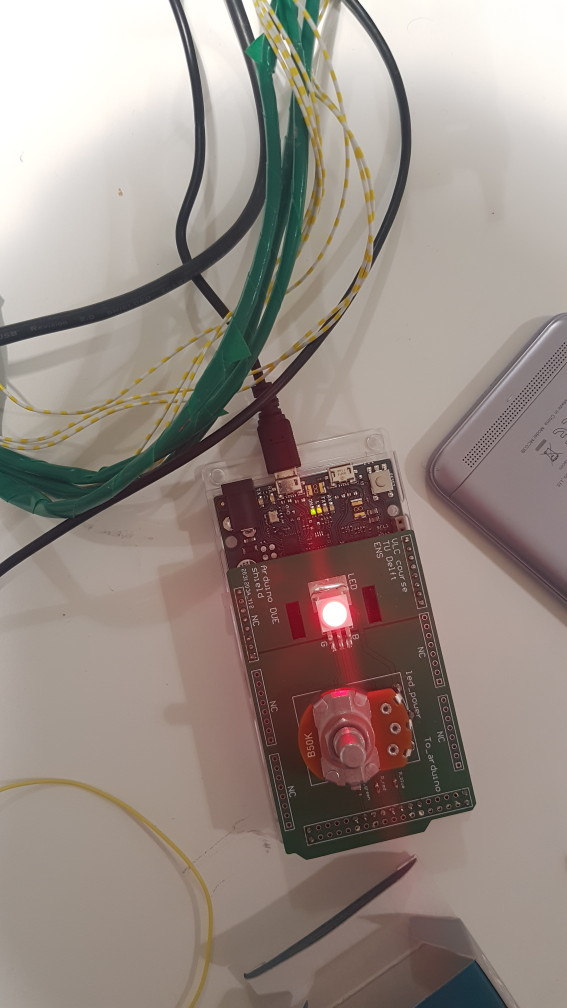
#> input picture resources/20220405_180847.jpg, 2268 x 4032 px, given in place of image_100.jpg, which was not available (shown at 1/4 size)
$ python time_series.py
#> lines starting #> are read from the running program, lines starting #| are printed output that depends on the picture; after the words box and inside, x2 and y2 are one past the last pixel; in counts of white or black regions, pixels touching at a corner belong together; pictures that were not available may be replaced by others from this repository, and a replacement may not be noted
from imutils import contours
from skimage import measure
import numpy as np
import argparse
import imutils
import cv2
import matplotlib.pyplot as plt

values = []

for i in range(100, 250):
    image_address = "./resources/image_" + str(i) + ".jpg"

    ## read the image
    image = cv2.imread(image_address)
#> image is the input picture: shape (4032, 2268, 3); mean B, G, R 132.4, 139.6, 152.3

    ## convert BGR to RGB, we won't use this in any of the processes, just to test image loading
    rgb_image = cv2.cvtColor(image , cv2.COLOR_BGR2RGB)

    ## convert BGR to greyscale
    gray = cv2.cvtColor(image, cv2.COLOR_BGR2GRAY)
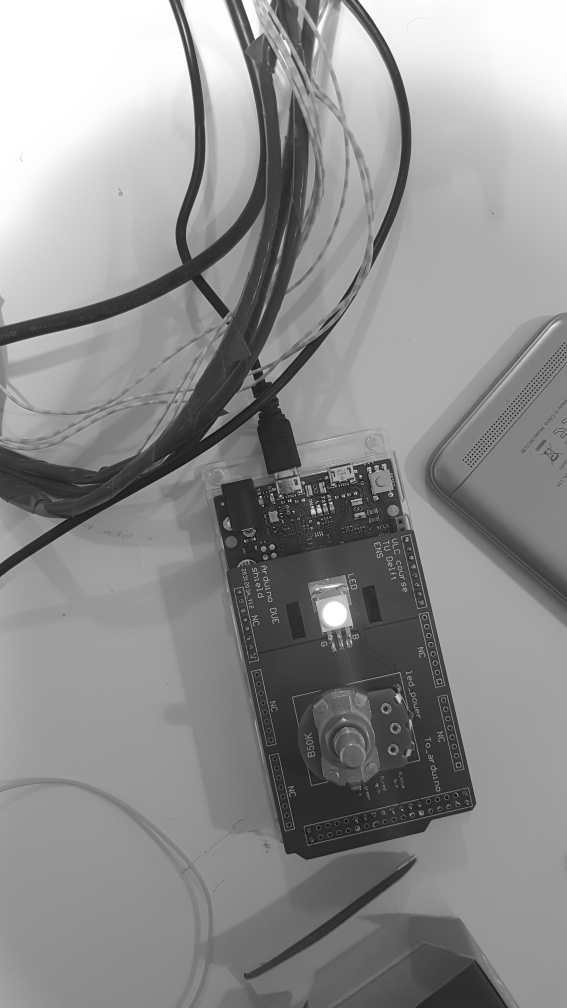
#> gray: shape (4032, 2268) (shown at 1/4 size); min 0, max 255, mean 142.6

    ## blur the image with a gussian filter to remove any noise, and also to soften the image
    blurred = cv2.GaussianBlur(gray, (11, 11), 0)

    # ## plot images in a nice array. We have to define the colormap for imshow to get a black and white image, as the default
    # ## color map shows colors between yellow (pixel = 255) and black (pixel = 0)
    # fig , ax = plot_imshow_in_array([rgb_image , gray , blurred] , \
    #                                 max_image_in_row = 4 , \
    #                                 plots_kwargs_list = [{} , {'cmap':'gray', 'vmin':0, 'vmax':255} , {'cmap':'gray', 'vmin':0, 'vmax':255}] )

    # ## use this command to place enough spacing between the borders of images and the numbers
    # fig.tight_layout()

    thresh = cv2.threshold(blurred, 200 , 255 , cv2.THRESH_BINARY)[1]
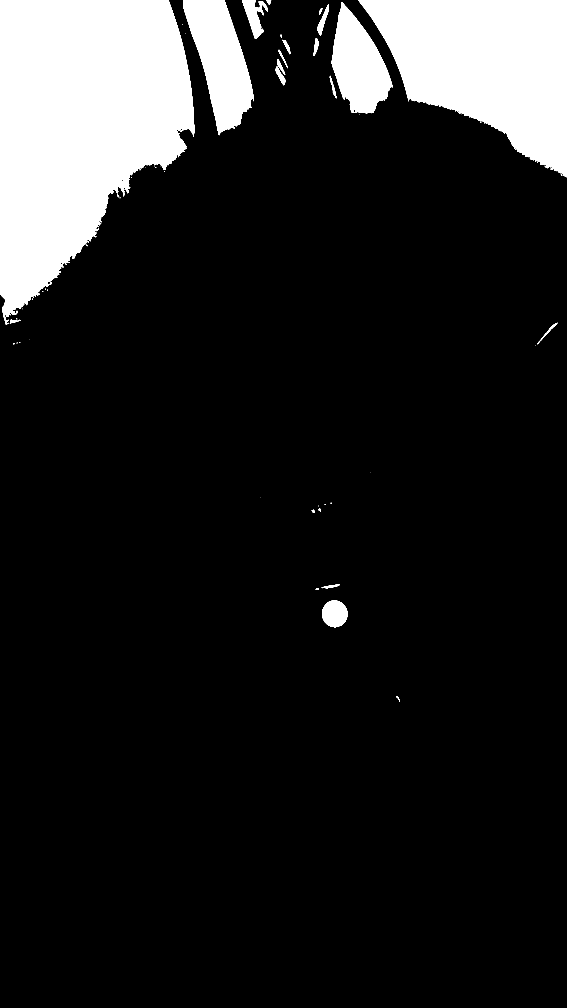
#> thresh: shape (4032, 2268) (shown at 1/4 size); 13.3% white; 69 white regions (41 under 20 px), largest, box (x1, y1, x2, y2) and area: (0, 0, 777, 1297) 682911, (1433, 0, 2268, 709) 365563, (732, 0, 1016, 541) 83549

    thresh = cv2.erode(thresh, None, iterations=2)
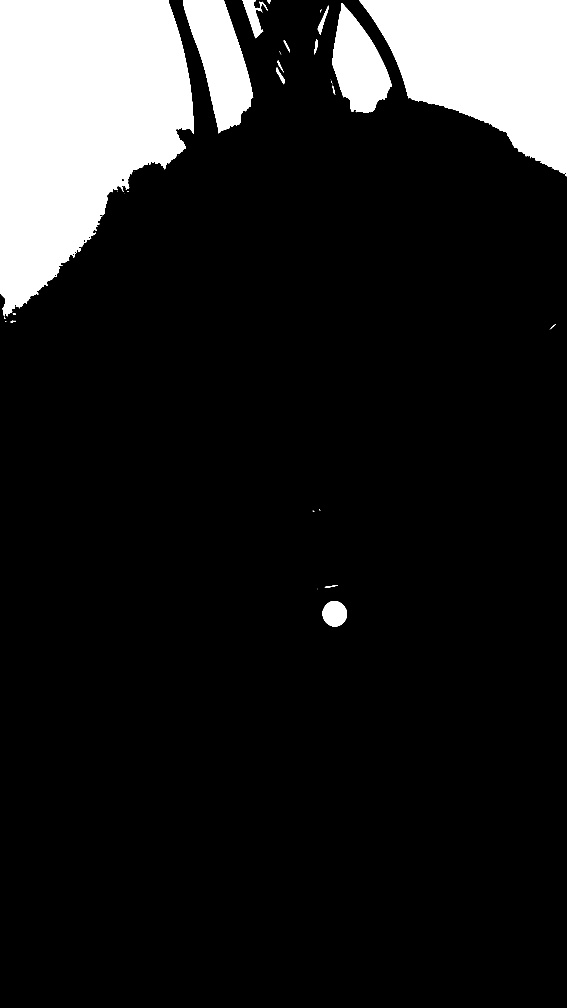
#> thresh: shape (4032, 2268) (shown at 1/4 size); 13.1% white; 43 white regions (26 under 20 px), largest, box (x1, y1, x2, y2) and area: (0, 0, 775, 1265) 675105, (1436, 0, 2268, 706) 361876, (734, 0, 1013, 534) 80459
    thresh = cv2.dilate(thresh, None, iterations=4)
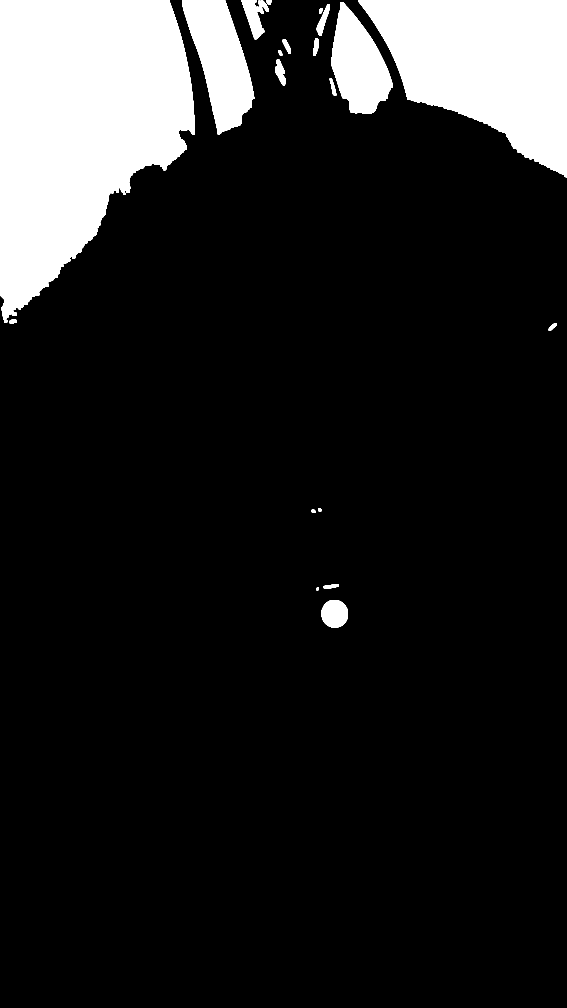
#> thresh: shape (4032, 2268) (shown at 1/4 size); 13.5% white; 20 white regions, largest, box (x1, y1, x2, y2) and area: (0, 0, 779, 1291) 688070, (1432, 0, 2268, 710) 368464, (730, 0, 1017, 538) 86446

    MIN_ALLOWED_PIXEL_IN_REGION = 5000
    MAX_GREY_VALUE = 255

    ## find out regions and label them
    labels = measure.label(thresh, connectivity=2, background=0)
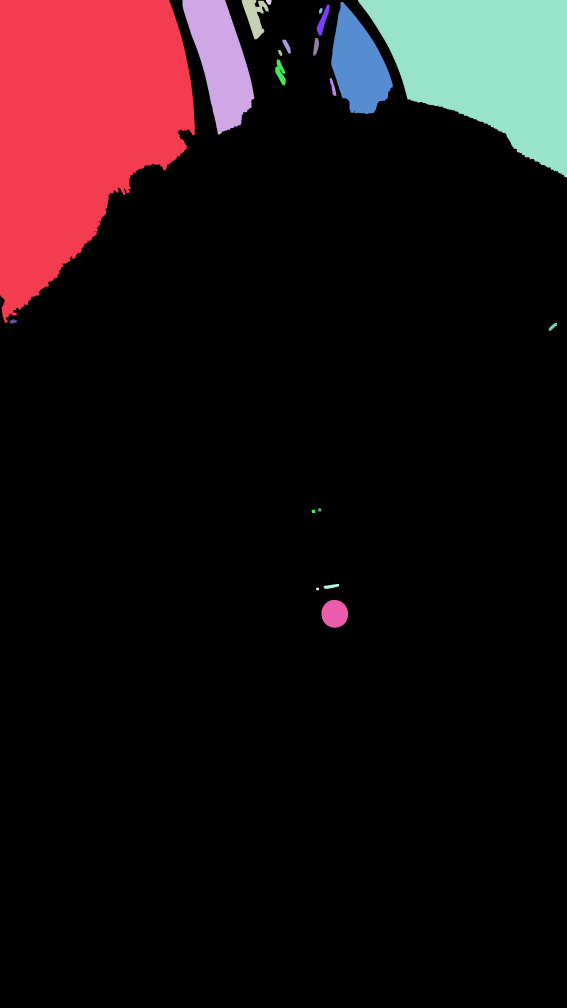
#> labels: shape (4032, 2268) int64 (shown at 1/4 size); 21 distinct labels, from 0 to 20; one colour per label, 0 black


    ## The list holding all contiguous masks that will be found
    individual_masks = []

    ## loop over the unique components
    for label in np.unique(labels):
        # if this is the background (dark) label, ignore it
        if label == 0:
            continue

        # otherwise, construct the label mask and count the number of pixels
        labelMask = np.zeros(thresh.shape, dtype="uint8")
        labelMask[labels == label] = MAX_GREY_VALUE
        numPixels = cv2.countNonZero(labelMask)


        # this condition filters "very" small regions
        if numPixels > MIN_ALLOWED_PIXEL_IN_REGION:
            #plt.figure()
            individual_masks.append(labelMask)
#> this loop made 21 passes
#> numPixels on passes 2 to 13: 688070, 86446, 8489, 327, 368464, 66447, 2531, 235, 1076, 888, 259, 2380
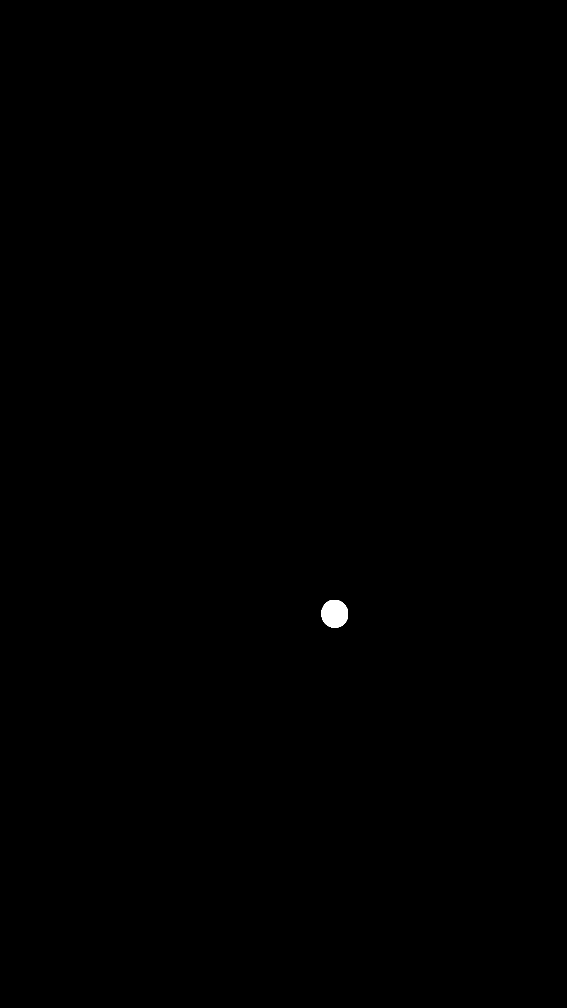
#> labelMask: shape (4032, 2268) (shown at 1/4 size); 0.1% white; 1 white region, box (x1, y1, x2, y2) and area: (1286, 2400, 1392, 2511) 9386
#> after the loop, individual_masks = 6 items

    ## make a copy of the individual_mask to avoid them from being overwritten
    individual_masks_cp = [mask.copy() for mask in individual_masks]
#> individual_masks_cp = 6 items

    value = 0

    for idx , current_mask in enumerate(individual_masks_cp):
        cnts = cv2.findContours(current_mask.copy(), cv2.RETR_EXTERNAL,cv2.CHAIN_APPROX_SIMPLE)
        cnts = imutils.grab_contours(cnts)
    #     cnts = contours.sort_contours(cnts)[0]

        ## create a mask to hold the values of the enclosing circle, we also fill inside the cirlce.
        filled_circle = np.zeros(current_mask.shape)

        ## find the coordinates of the center and the radius of the circle
        ((cX, cY), radius) = cv2.minEnclosingCircle(cnts[0])

        ## fill the mask values surrounded by the circle
        cv2.circle(filled_circle, (int(cX), int(cY)), int(radius),(255, 255, 255), -1)

        ## count the number of pixels in the circle
        circle_area = cv2.countNonZero(filled_circle)

        ## count the number of non-zero pixels in the original region
        mask_non_zero_area = cv2.countNonZero(individual_masks[idx])

        ## plot the circle and the region, and show the filled ratio in each circle
        # plot_imshow_in_array([filled_circle , individual_masks[idx]] , max_image_in_row = 4)

        if ((mask_non_zero_area / circle_area) > 0.9):
            value = 1
#> this loop made 6 passes
#> (cX, cY, radius, circle_area, mask_non_zero_area, value) on pass 6: (1338.5, 2454.5, 55.86, 9477, 9386, 1)
#> (cX, cY, radius, circle_area, mask_non_zero_area) on passes 1 to 5: (338, 640.4, 724.1, 1255648, 688070), (814.5, 265.7, 278.8, 241392, 86446), (1006.9, 74.05, 84.14, 21641, 8489), (1849.5, 354.5, 547.7, 766691, 368464), (1428.5, 229.5, 231, 166208, 66447)
#> filled_circle: shape (4032, 2268) float64; 0.1% white; 1 white region, box (x1, y1, x2, y2) and area: (1283, 2399, 1394, 2510) 9477
#> (the run stopped early here; a loop or call above may not have finished)
